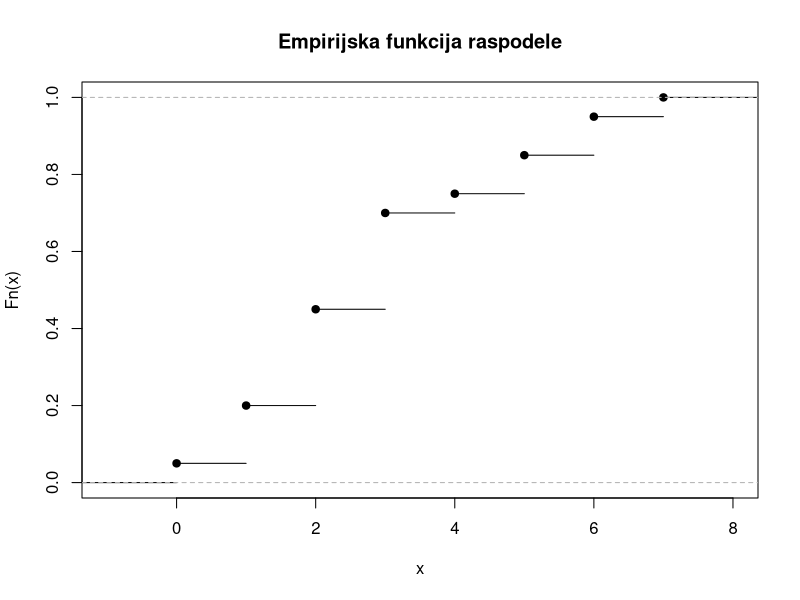
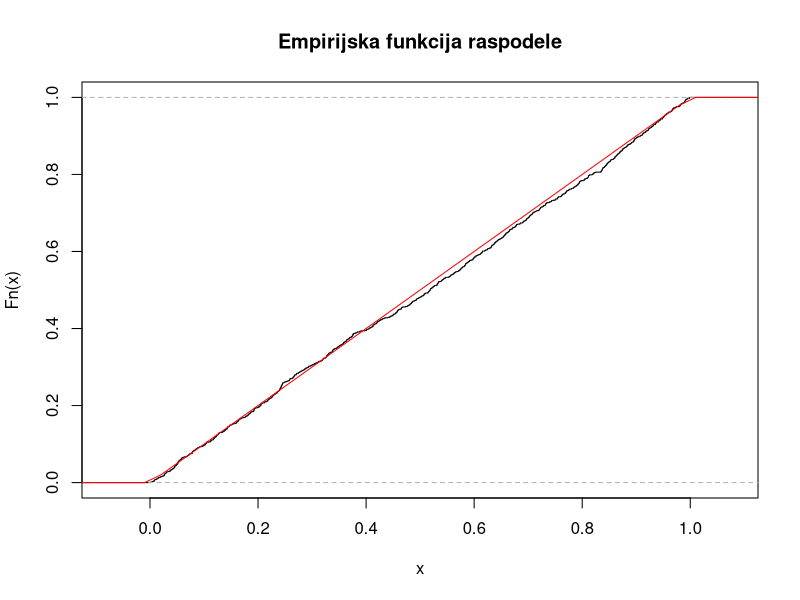

The R source for these figures, in order:
# Empirijska funkcija raspodele

# Primer 1
x <- rpois(20, lambda = 3)
table(x)
Fn <- ecdf(x)
plot(Fn, main = "Empirijska funkcija raspodele")

# Primer 2
x <- runif(1000)
Fn <- ecdf(x)
plot(Fn, main = "Empirijska funkcija raspodele")
curve(punif(x), from = -1, to = 2, add = TRUE, col = "red")